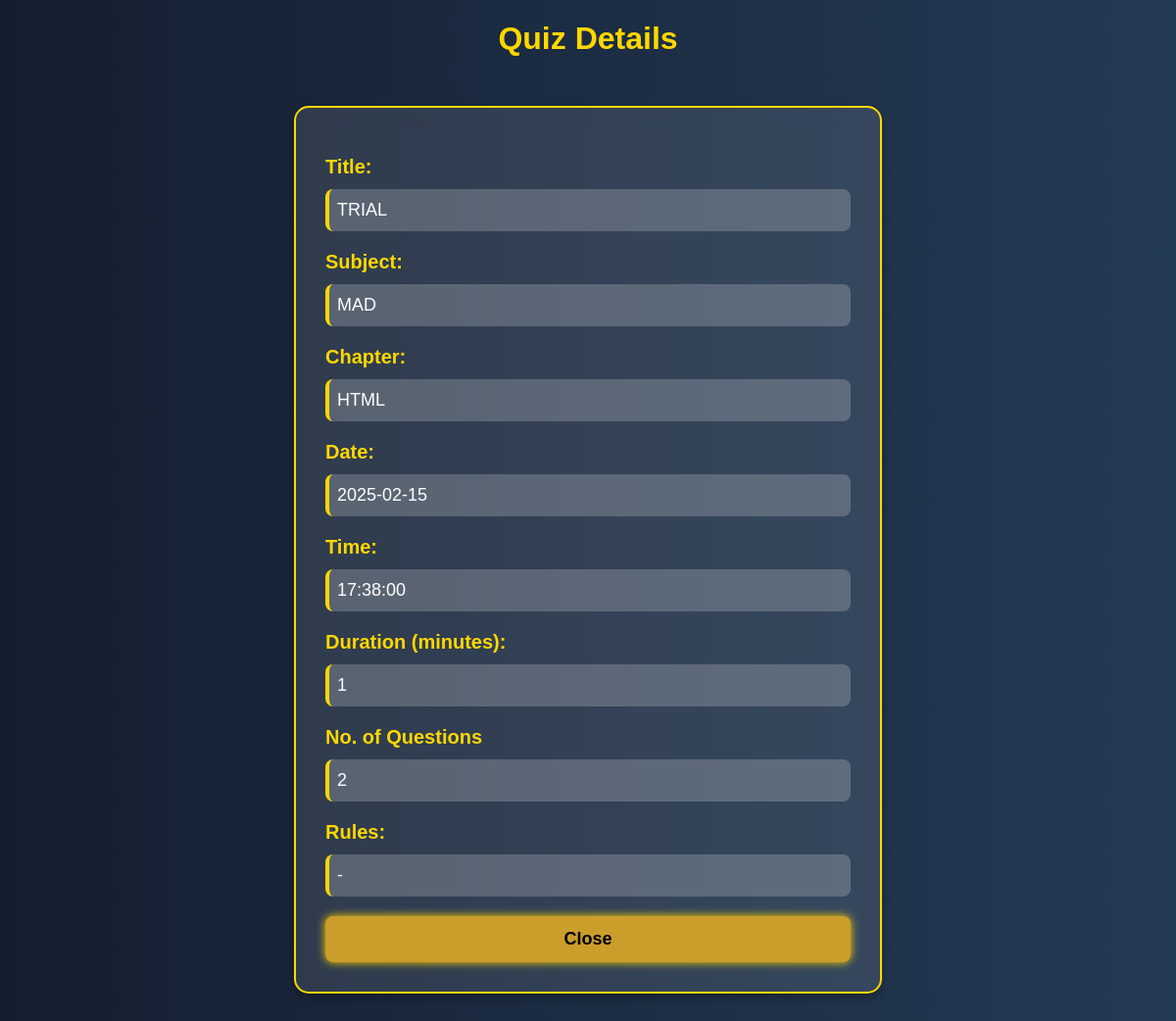
/view_quiz/1 (signed in), run on an earlier commit of the app's database.
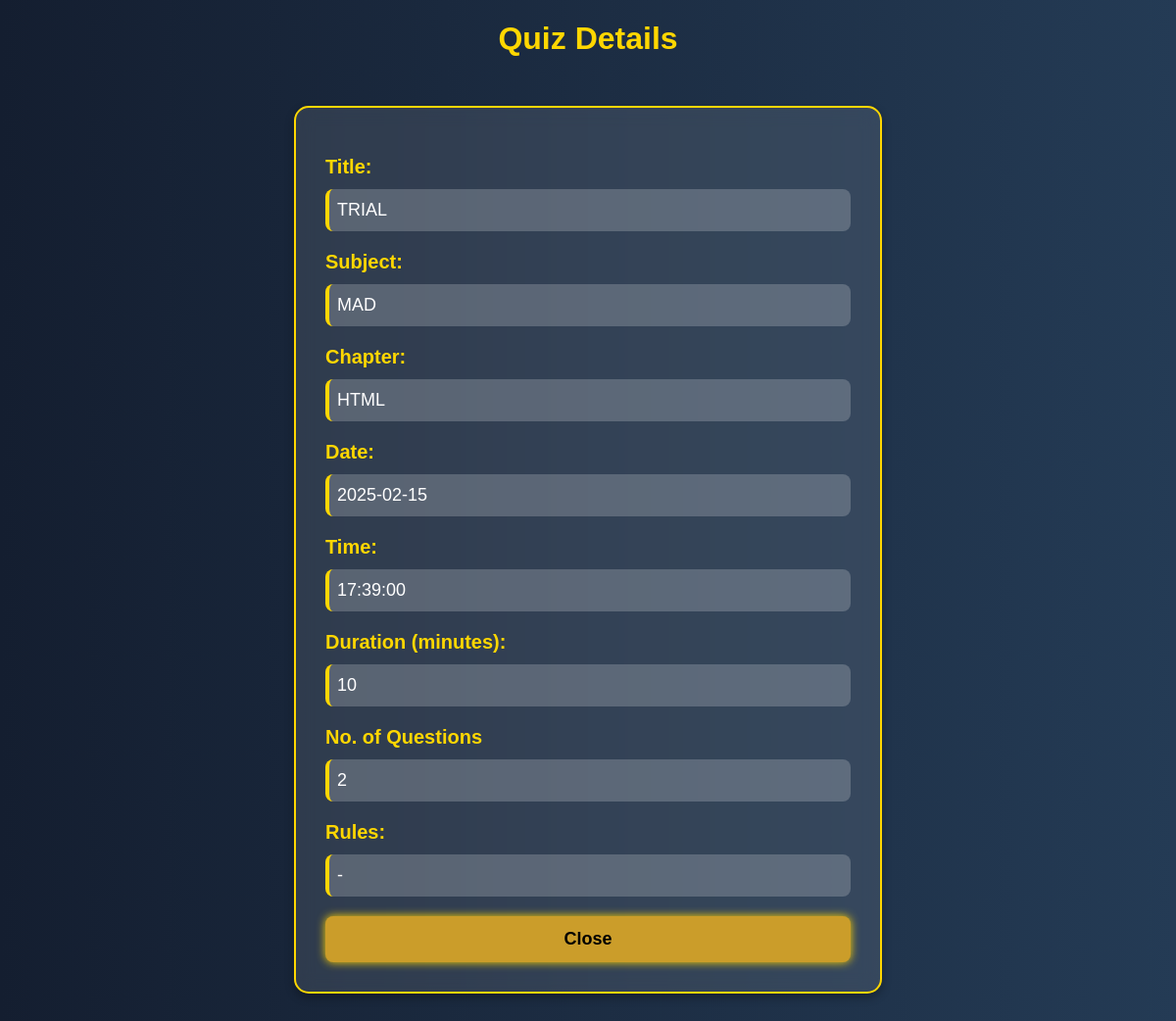
And on a later commit of the database.
### model/model.py (models this page shows)
class Quiz(db.Model):
    __tablename__ = "quizzes"
    id = db.Column(db.Integer, primary_key=True)
    title = db.Column(db.String(100), nullable=False)
    chapter_id = db.Column(db.Integer, db.ForeignKey("chapters.id"), nullable=False)
    date = db.Column(db.Date, nullable=False)
    time = db.Column(db.Time, nullable=False)
    duration = db.Column(db.Integer, nullable=False)
    rules = db.Column(db.String(500), nullable=True)
    chapter = db.relationship("Chapter", back_populates="quizzes")
    questions = db.relationship("Question", back_populates="quiz", cascade="all, delete-orphan")
    scores = db.relationship("Score", back_populates="quiz", cascade="all, delete-orphan")
    user_responses = db.relationship("UserResponse", cascade="all, delete-orphan")

### controllers/controllers.py (the view)
@controllers.route('/view_quiz/<int:quiz_id>')
def view_quiz(quiz_id):
    if 'user_id' not in session :
        flash('Please log in to access the dashboard.')
        return redirect(url_for('controllers.login'))
    quiz = Quiz.query.get_or_404(quiz_id)
    return render_template('view_quiz.html', quiz = quiz)

### templates/view_quiz.html (shortened to what this page needs)
<!DOCTYPE html>
<html lang="en">
<head>
    <link href="https://stackpath.bootstrapcdn.com/bootstrap/4.5.2/css/bootstrap.min.css" rel="stylesheet">
</head>
<body>
    <h1> Quiz Details</h1>
    <div class="container">
        <form method="POST">
            <div class="quiz-details">
                <label for="qname">Title:</label>
                <p>{{ quiz.title }}</p>
                <label for="qsubject">Subject:</label>
                <p>{{ quiz.chapter.subject.name }}</p>
                <label for="qchapter">Chapter:</label>
                <p>{{ quiz.chapter.name }}</p>
                <label for="qdate">Date:</label>
                <p>{{ quiz.date }}</p>
                <label for="qtime">Time:</label>
                <p>{{ quiz.time }}</p>
                <label for="qduration">Duration (minutes):</label>
                <p>{{ quiz.duration }}</p>
                <label for="qduration">No. of Questions</label>
                <p>{{ quiz.questions|length }}</p>
                <label for="qrules">Rules:</label>
                <p>{{ quiz.rules }}</p>
            </div>
            <div class="btn-group">
                <a href="{{ url_for('controllers.user_dashboard') }}" class="btn btn-secondary">Close</a>
            </div>
        </form>
    </div>
</body>
</html>

What changed in the data, as far as the page shows it:
changed Quiz "TRIAL": time "17:38:00" → "17:39:00"; duration "1" → "10"
